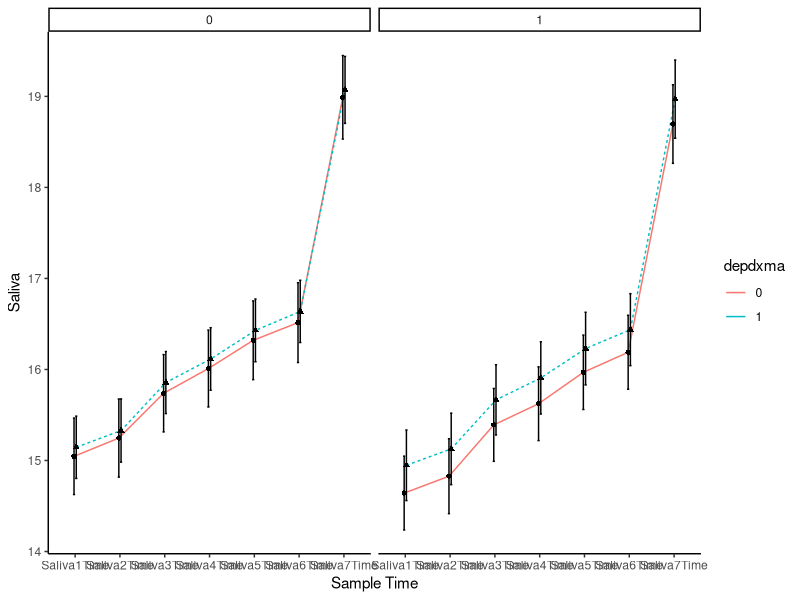

Here is the R script that generated this plot: (Note: this script raises an error after producing the figure.)
## ---- chunk 1
knitr::opts_chunk$set(echo = TRUE)
## ---- chunk 2
library(foreign)
library(tidyverse)
library(lme4)

data <- read.spss("Data/CEDS_Archived.sav", to.data.frame=TRUE)
## ---- chunk 3
#Select variables
data_selected<- data %>% select(ID, depdxma, Saliva1Time, Saliva2Time, Saliva3Time, Saliva4Time, Saliva5Time, Saliva6Time, Saliva7Time, Saliva1done, Saliva2done, Saliva3done, Saliva4done, Saliva5done, Saliva6done, Saliva7done, GENDER) %>% mutate(ID = as.factor(ID))

#Re-code gender - male = 0, female = 1

data_recoded<- data_selected %>% mutate(GENDER = recode(GENDER, "male" = "0", "female" = "1")) %>% mutate(Gender = as.factor(GENDER))

#Check missing data/ remove

data_check<- data_recoded %>% filter(Saliva1done == "yes" & Saliva2done == "yes" & Saliva3done == "yes" & Saliva4done == "yes" & Saliva5done == "yes" & Saliva6done == "yes" & Saliva7done == "yes")

#Create time and saliva variables

data_gathered<- data_check %>% gather(Time, Saliva, Saliva1Time:Saliva7Time)%>%filter(Saliva1done == "yes" & Saliva2done == "yes" & Saliva3done == "yes" & Saliva4done == "yes" & Saliva5done == "yes" & Saliva6done == "yes" & Saliva7done == "yes")%>% select(ID, depdxma, Time, Saliva, Gender)%>% filter(depdxma=="1" | depdxma == "0") %>% mutate(Time = as.factor(Time)) #filter only those that completed all samples and then select only the relevant columns.

## ---- chunk 4
summary <-  data_gathered %>% group_by(Time, depdxma, Gender) %>%
  summarise(n=n(),
            mean=mean(Saliva, na.rm = T),
            sd=sd(Saliva, na.rm = T),
            se=sd/sqrt(n),
            lower=mean-se*1.96,
            upper=mean+se*1.96)
summary

ggplot(summary, aes(x = Time, y = mean, group = depdxma)) +
  geom_line(aes(lty = as.character(depdxma), color = depdxma),
            position = position_dodge(width = 0.1)) +
  geom_errorbar(aes(ymax = upper, ymin = lower), width = 0.1,
                position = position_dodge(width = 0.1)) +
  geom_point(aes(shape = as.character(depdxma)),
             position = position_dodge(width = 0.1)) +
  guides(lty = "none", shape = "none")+
  theme_classic()+
  labs(x="Sample Time",y="Saliva")+
  facet_wrap(~Gender)
## ---- chunk 5
#assign contrast codes

contrasts(data_gathered$Time) <- contr.poly(7) #polynomial contrast codes 

mod <- afex::mixed(Saliva ~ Time + (Time|ID), data=data_gathered, check_contrasts = FALSE, method="LRT") #andrea suggested to add random slopes of time to see how slopes vary.
summary(mod)
mod #significant effect of time, non-significant interaction term

mod2<- lme4::lmer(Saliva ~ Time + (Time|ID), data=data_gathered)
summary(mod2)

#Test assumptions of linear mixed effects models

tdat <- data.frame(predicted=predict(mod$full_model), residual = residuals(mod$full_model))

ggplot(tdat,aes(x=predicted,y=residual)) + geom_point() + geom_hline(yintercept=0, lty=3)

ggplot(tdat,aes(x=residual)) + geom_histogram(bins=40, color="black")

ggplot(tdat,aes(sample=residual)) + stat_qq() + stat_qq_line()

raneff <- lme4::ranef(mod$full_model)

hist(raneff$ID$`(Intercept)`, breaks=15) #random effect of participant normal
